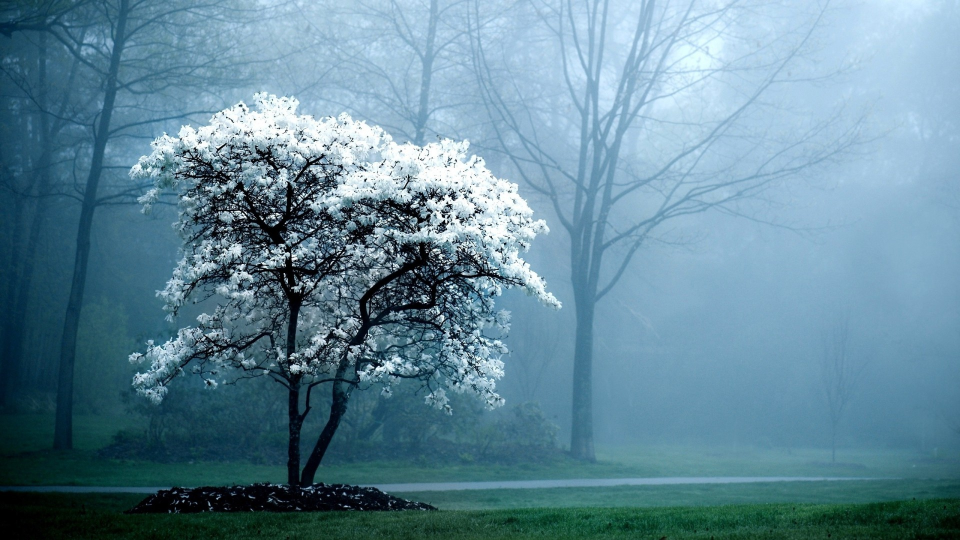
#> input picture GE_Libraries/Filter/hdtree.jpg, 1920 x 1080 px (shown at 1/2 size)
$ python filters.py
#> lines starting #> are read from the running program, lines starting #| are printed output that depends on the picture
#> further down, image is the input picture: shape (1080, 1920, 3); mean R, G, B 97.9, 135.8, 152.8
### GE_Libraries/Filter/filter_math.py
import numpy as np
from copy import copy
import scipy.signal as scp


# [58 lines left out: function get_neighbor_range, not called in this run]

def convolve(image, kernel, verbose=False):
    # Convolve image with kernel
#> called with kernel = array of shape (3, 3), verbose = True
    image = image.astype(np.float64) # Converting dtype before convolving fixed bugs
    x, y, channels = image.shape
#> x = 1080; y = 1920; channels = 3
    for i in range(channels):
        image[:,:,i] = np.convolve(image[:,:,i].reshape((x*y,)), kernel.reshape((kernel.shape[0]*kernel.shape[1],)), mode="same").reshape((x,y))
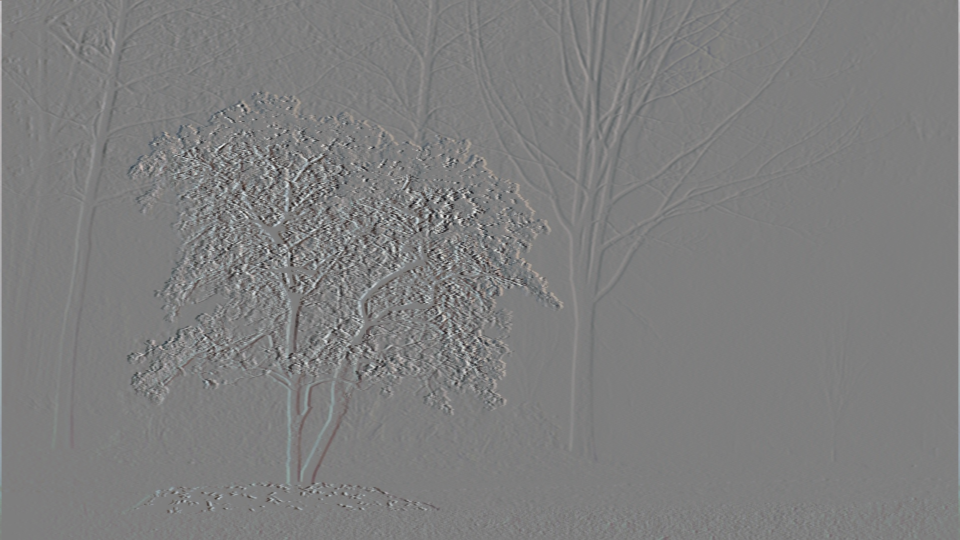
#> image: shape (1080, 1920, 3) float64 (shown at 1/2 size); mean R, G, B 0, 0, 0; drawn with min black and max white

    # Filter out values only in 0 <= x <= 255
    image[image<=0] = 0
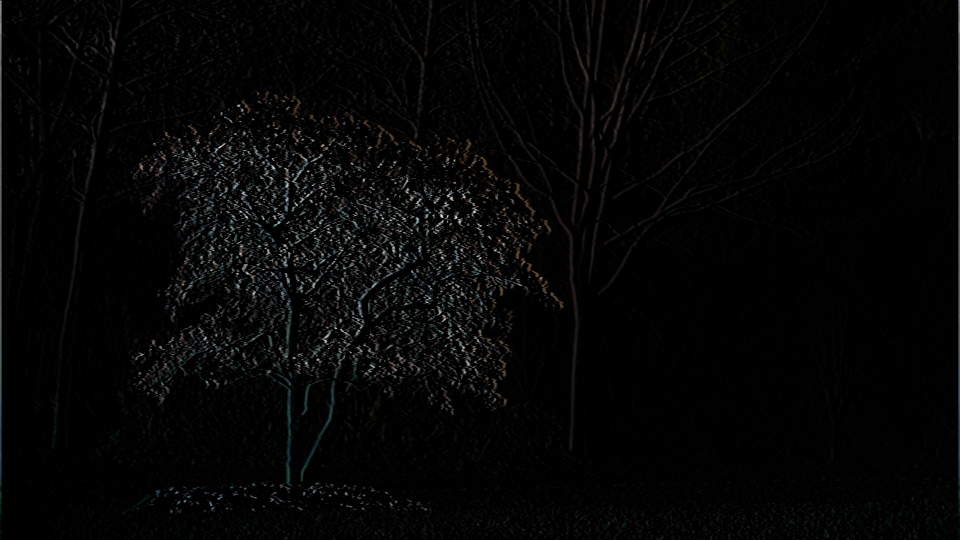
#> image: shape (1080, 1920, 3) float64 (shown at 1/2 size); mean R, G, B 15.9, 16, 15.9; drawn with min black and max white
    image[image>=254] = 254
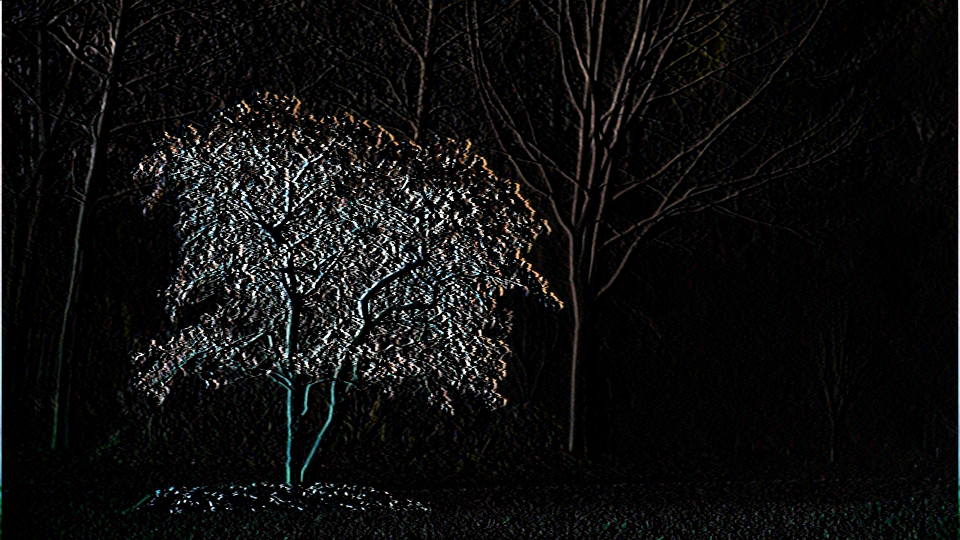
#> image: shape (1080, 1920, 3) float64 (shown at 1/2 size); mean R, G, B 15.1, 15, 14.9
    image = image.astype(np.uint8)
    return image

### GE_Libraries/Filter/kernels.py
import numpy as np
import scipy

# [32 lines left out: functions average_blur_kernel, gaussian_blur_kernel, sharpen_kernel, edge_detect_kernel, not called in this run]

def edge_detect_kernel_2(intensity=0.25):
    return intensity*np.array([
        [1, 1, 0],
        [1, 0, -1],
        [0, -1, -1]
    ])

# [110 lines left out: functions interpolated, edge_detect_kernel_3, stitching_kernel, strange_kernel, strange_kernel_2, strange_kernel_3 and 6 more, not called in this run]

### GE_Libraries/Filter/filters.py
import numpy as np
from PIL import Image
from copy import copy
import os
import time
try:
    from . import kernels
    from . import filter_math
except:
    import kernels
    import filter_math

def custom_kernel(kernel):
    def filter_func(image):
        return filter_math.convolve(image, kernel, verbose=False)
    return filter_func

def average_blur(image):
    kernel = kernels.average_blur_kernel(2)
    return filter_math.convolve(image, kernel, verbose=False)

def stitch_20_1(image):
    kernel = kernels.stitching_kernel(20, 0.01)
    return filter_math.convolve(image, kernel, verbose=False)

def edge_detection(image):
    kernel = kernels.edge_detect_kernel(intensity=0.4)
    return filter_math.convolve(image, kernel)

def sharpen(image):
    kernel = kernels.sharpen_kernel(1)
    return filter_math.convolve(image, kernel)

if __name__ == "__main__":
    start = time.time()
    kernel = kernels.edge_detect_kernel_2(intensity=-1)
    image = np.asarray(Image.open("hdtree.jpg"))
    image = filter_math.convolve(image, kernel, verbose=True)
    name = str(time.time())[:10]
    Image.fromarray(image).save(f"results/{name}.jpg")
    print(f"TOTAL MINUTES: {(time.time() - start)/60}")
    Image.fromarray(image).show()

    """
    frames = 120
    fps = 60
    try: os.mkdir("animations/TREE_EDGE_DETECTION")
    except: pass
    ts = np.linspace(0,1,frames)

    for frame, t in enumerate(ts):
        kernel = kernels.stitching_kernel(int(20*t), 1*t)
        out_image = filter_math.convolve(image, kernel)
        Image.fromarray(out_image).save("animations/TREE_EDGE_DETECTION/frame" + str(frame).zfill(3) + ".jpg")
        print(f"Finished frame {frame}")

    command = f"ffmpeg -framerate {fps} -start_number 0000 -i frame%03d.jpg TREE_EDGE_DETECTION.mp4"
    os.system(command)
    #"""

$ run again, with GE_Libraries/Filter/tree.jpg copied over GE_Libraries/Filter/hdtree.jpg
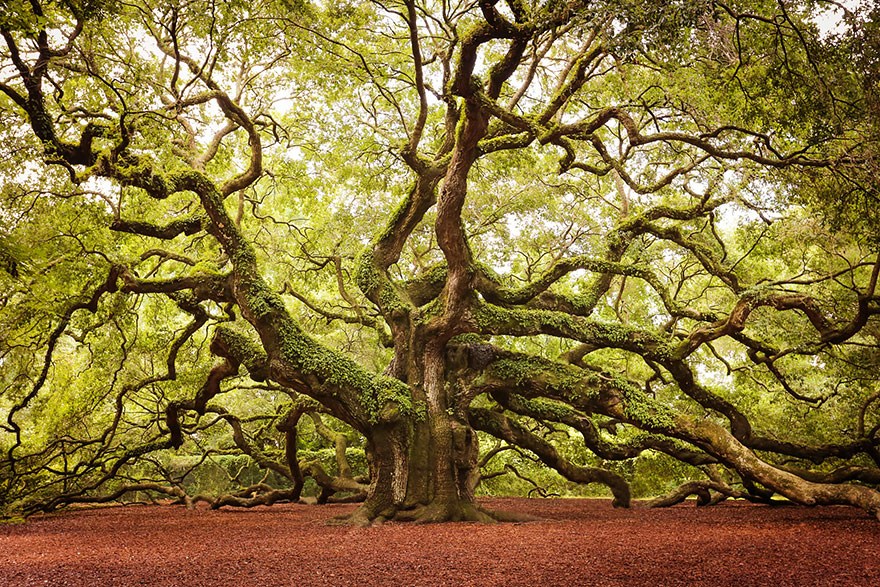
#> input picture GE_Libraries/Filter/tree.jpg, 880 x 587 px
#> image is the input picture: shape (587, 880, 3); mean R, G, B 136.3, 114.8, 58.2
#> after the loop in convolve, `for i in range(channels):`:
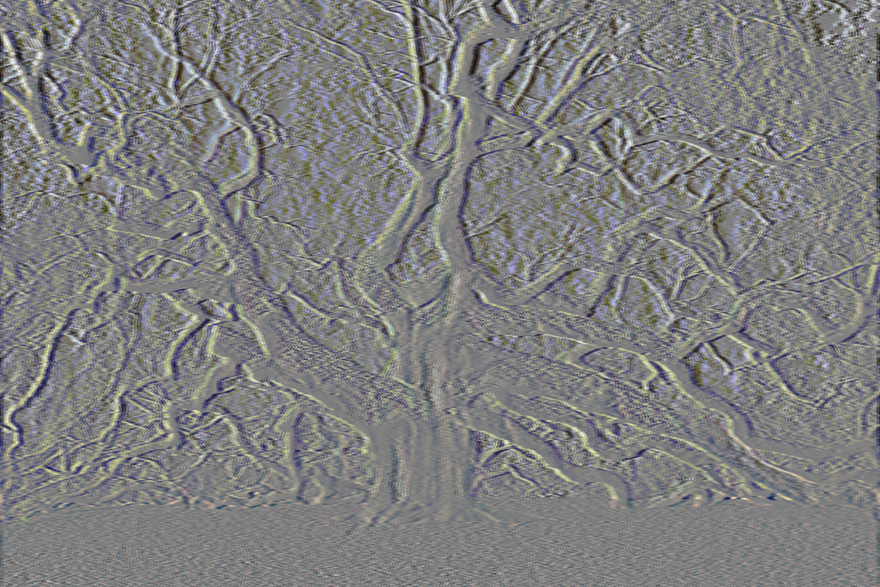
#> image: shape (587, 880, 3) float64; mean R, G, B 0, 0, 0; drawn with min black and max white
#> in convolve, `image[image>=254] = 254`:
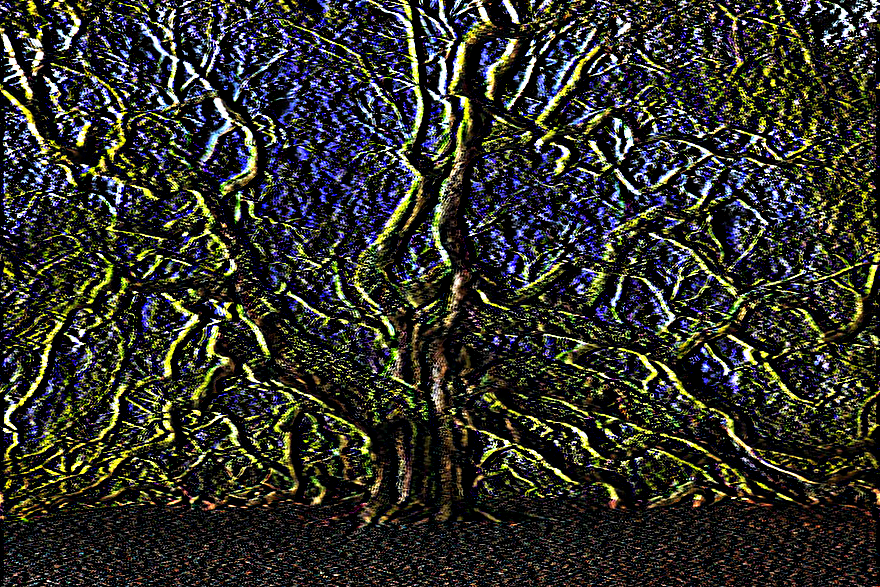
#> image: shape (587, 880, 3) float64; mean R, G, B 49.2, 49.7, 42.8
